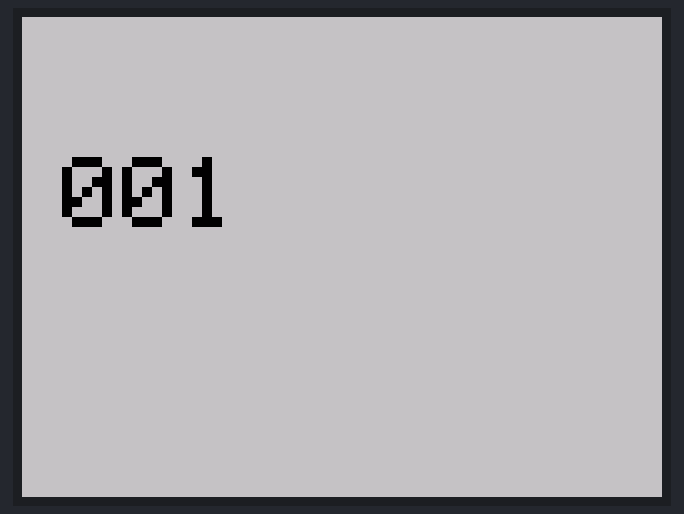
This sketch was run on a simulated ESP32. Shown: 320×240 colour display.

Above: at 0.47 s.
At 15.77 s:
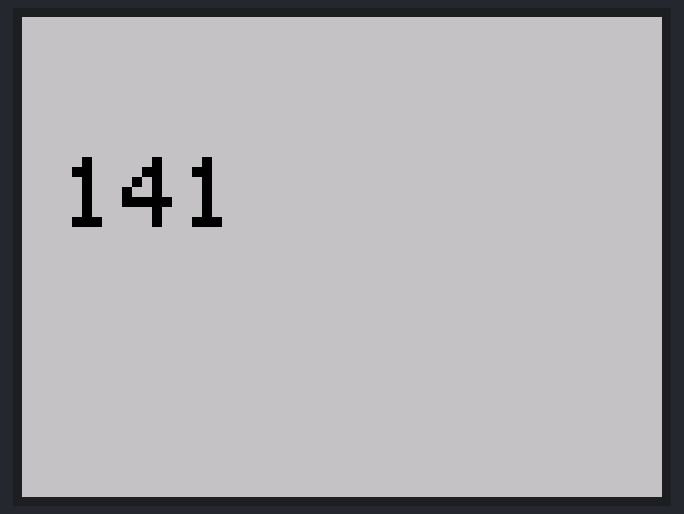
At 31.0 s:
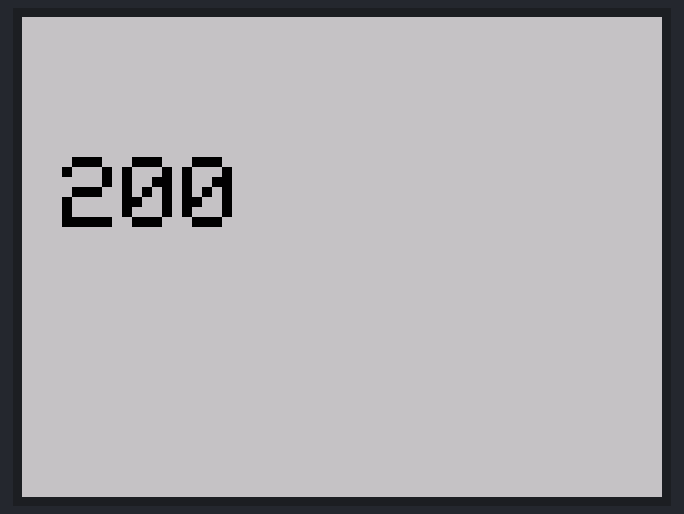
At 33.0 s:
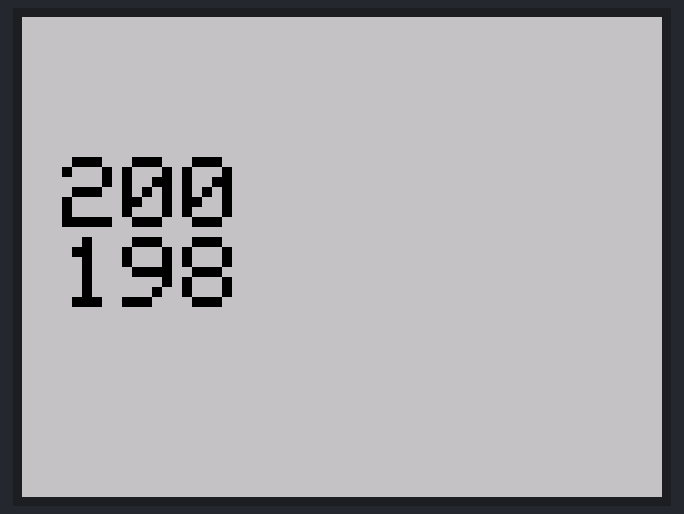
At 35.47 s:
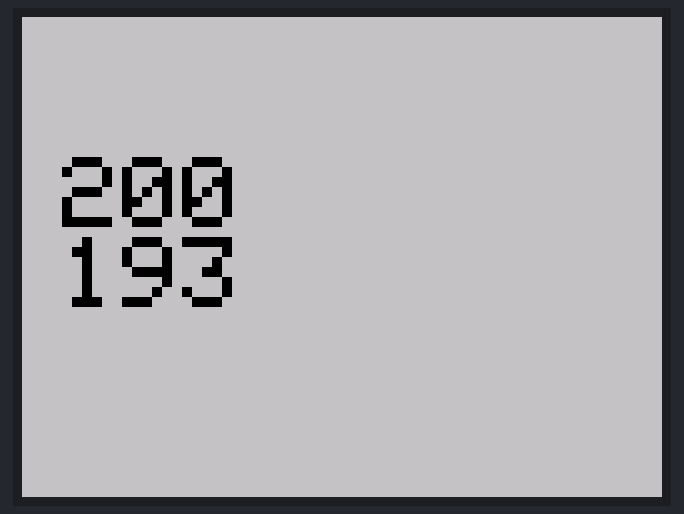
At 39.75 s:
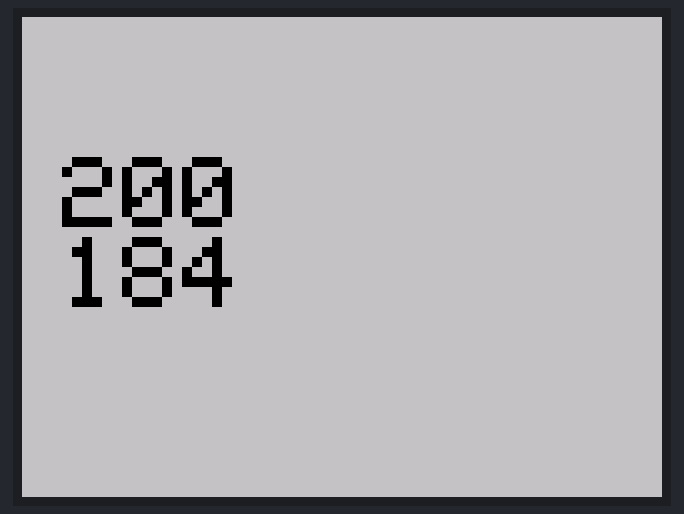

Measured:
- what the display in image 2 shows lasts 0.8 s, from 31.0 s to 31.8 s
- what the display in image 3 shows lasts 0.5 s, from 32.8 s to 33.3 s

The sketch:

without_server.ino
```cpp
#include <TFT_eSPI.h>
//#include "horlogeFont.h"
TFT_eSPI tft = TFT_eSPI();

int systolic = 0;
int diastolic = 0;
int systolicLimit = 200;
int diastolicLimit = 80;

int delay_systolic = 50;
int delay_systolic_limit = 300;

int delay_diastolic = 75;
int delay_diastolic_limit = 200;


#define BACKGROUND_COLOR TFT_SILVER
#define TEXT_COLOR TFT_BLACK


void setup() {
  tft.init();
  tft.setRotation(3);
  tft.fillScreen(BACKGROUND_COLOR);
  tft.setTextSize(5);
  tft.setTextColor(TEXT_COLOR);
}

void loop() {
  initDisplay();
  delay_systolic = 50;
  delay_diastolic = 100;

  // Increment systolic reading until limit is reached
  for (int i = 0; i <= systolicLimit; i++) {
    systolic = i;
    displayJustSystole();

    delay_systolic = i*delay_systolic_limit/systolicLimit;

    delay(delay_systolic);
  }

  delay(500);

  // Decrement diastolic reading from systolic value to diastolic limit
  for (int i = systolic; i >= diastolicLimit; i--) {


    diastolic = i;
    displayReadings();
    delay_diastolic = i*delay_diastolic_limit/diastolicLimit;
    delay(delay_diastolic);
  }

  // Display final readings and pause for 10 seconds
  systolic = systolicLimit;
  diastolic = diastolicLimit;
  displayReadings();
  delay(10000);
}

void initDisplay(){
  tft.fillRect(0, 0, 320, 240, BACKGROUND_COLOR);
}

void displayJustSystole(){
  tft.setCursor(20, 70);
  tft.setTextColor(BACKGROUND_COLOR,TEXT_COLOR); tft.print (""); //Effacer des valeurs affichées à l'écran si modifications
  tft.setTextColor(TEXT_COLOR,BACKGROUND_COLOR);
  tft.printf("%03d", systolic);
}

void displayReadings() {
  //tft.fillRect(0, 110, 200, 80, BACKGROUND_COLOR);
  tft.setCursor(20, 110);
  tft.printf("%03d", diastolic);
}
```
